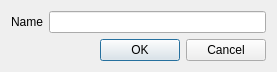
<?xml version="1.0" encoding="UTF-8"?>
<ui version="4.0">
 <class>IName</class>
 <widget class="QDialog" name="IName">
  <property name="geometry">
   <rect>
    <x>0</x>
    <y>0</y>
    <width>277</width>
    <height>67</height>
   </rect>
  </property>
  <property name="sizePolicy">
   <sizepolicy hsizetype="Fixed" vsizetype="Fixed">
    <horstretch>0</horstretch>
    <verstretch>0</verstretch>
   </sizepolicy>
  </property>
  <property name="windowTitle">
   <string>Dialog</string>
  </property>
  <property name="windowIcon">
   <iconset resource="../xpeccy.qrc">
    <normaloff>:/images/logo.png</normaloff>:/images/logo.png</iconset>
  </property>
  <layout class="QVBoxLayout" name="verticalLayout">
   <item>
    <layout class="QHBoxLayout" name="horizontalLayout">
     <item>
      <widget class="QLabel" name="label">
       <property name="text">
        <string>Name</string>
       </property>
      </widget>
     </item>
     <item>
      <widget class="QLineEdit" name="namele"/>
     </item>
    </layout>
   </item>
   <item>
    <layout class="QHBoxLayout" name="horizontalLayout_2">
     <item>
      <spacer name="horizontalSpacer">
       <property name="orientation">
        <enum>Qt::Horizontal</enum>
       </property>
       <property name="sizeHint" stdset="0">
        <size>
         <width>40</width>
         <height>20</height>
        </size>
       </property>
      </spacer>
     </item>
     <item>
      <widget class="QPushButton" name="okbut">
       <property name="text">
        <string>OK</string>
       </property>
       <property name="icon">
        <iconset resource="../xpeccy.qrc">
         <normaloff>:/images/ok-apply.png</normaloff>:/images/ok-apply.png</iconset>
       </property>
      </widget>
     </item>
     <item>
      <widget class="QPushButton" name="cnbut">
       <property name="text">
        <string>Cancel</string>
       </property>
       <property name="icon">
        <iconset resource="../xpeccy.qrc">
         <normaloff>:/images/remove.png</normaloff>:/images/remove.png</iconset>
       </property>
      </widget>
     </item>
    </layout>
   </item>
  </layout>
 </widget>
 <resources>
  <include location="../xpeccy.qrc"/>
 </resources>
 <connections>
  <connection>
   <sender>cnbut</sender>
   <signal>released()</signal>
   <receiver>IName</receiver>
   <slot>hide()</slot>
   <hints>
    <hint type="sourcelabel">
     <x>203</x>
     <y>47</y>
    </hint>
    <hint type="destinationlabel">
     <x>261</x>
     <y>159</y>
    </hint>
   </hints>
  </connection>
 </connections>
</ui>
